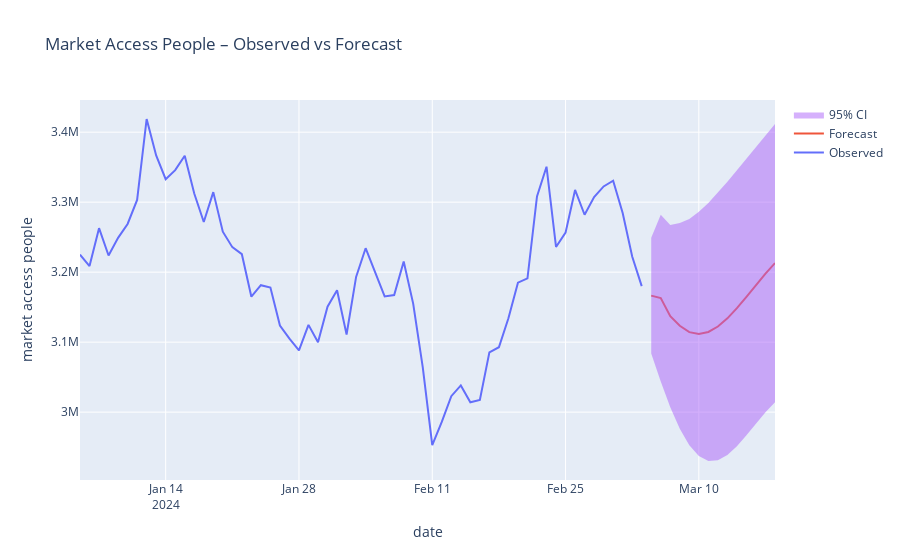

Notebook source saved alongside this figure:
### Code cell
def plot_forecast_with_ci(ts, fc_mean, fc_ci, title="Market Access People – Observed vs Forecast"):
    df_obs = ts.reset_index()
    df_obs.columns = ["date", "value"]

    df_fc = fc_mean.reset_index()
    df_fc.columns = ["date", "forecast"]

    lower_col = fc_ci.columns[0]
    upper_col = fc_ci.columns[1]

    fig = go.Figure()

    # Observed
    fig.add_trace(go.Scatter(x=df_obs["date"], y=df_obs["value"], mode="lines", name="Observed"))

    # Forecast mean
    fig.add_trace(go.Scatter(x=df_fc["date"], y=df_fc["forecast"], mode="lines", name="Forecast"))

    # Confidence interval
    fig.add_trace(go.Scatter(
        x=df_fc["date"], y=fc_ci[upper_col],
        mode="lines", line=dict(width=0),
        showlegend=False, name="Upper CI"
    ))
    fig.add_trace(go.Scatter(
        x=df_fc["date"], y=fc_ci[lower_col],
        mode="lines", line=dict(width=0),
        fill="tonexty", 
        showlegend=True, name="95% CI"
    ))

    fig.update_layout(title=title, xaxis_title="date", yaxis_title="market access people")
    return fig
    
ts_market = prepare_market_access_ts(df)

best_order, best_info, grid_df = find_best_arima_order(ts_market, test_size=14, p_max=3, d_values=(0,1), q_max=3)
print("Best ARIMA order, by RMSE on last 14 days:", best_order)
print("   MAE:", round(best_info["mae"], 2), " RMSE:", round(best_info["rmse"], 2))

forecast_mean, forecast_ci, fitted = fit_and_forecast_arima(ts_market, best_order, steps=14)
fig = plot_forecast_with_ci(ts_market, forecast_mean, forecast_ci)
fig.show()
